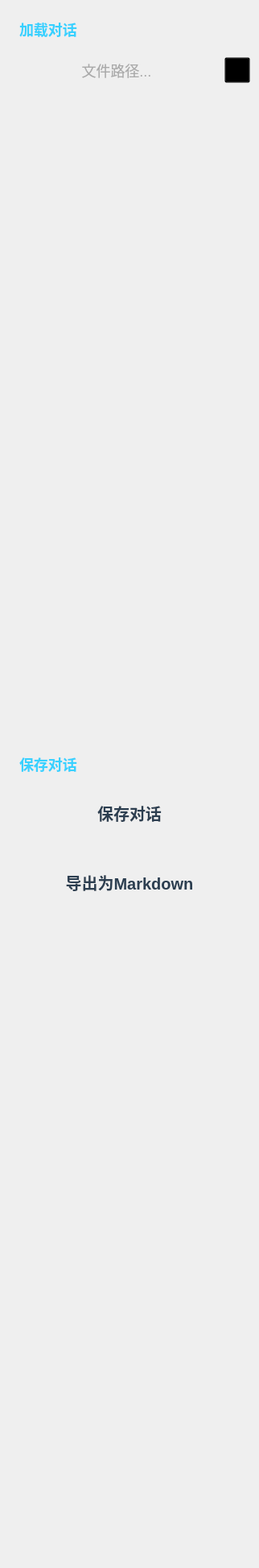
              <widget class="QWidget" name="tab_3">
               <attribute name="title">
                <string>保存/加载</string>
               </attribute>
               <layout class="QVBoxLayout" name="verticalLayout_4">
                <item>
                 <widget class="QLabel" name="label_8">
                  <property name="maximumSize">
                   <size>
                    <width>70</width>
                    <height>30</height>
                   </size>
                  </property>
                  <property name="styleSheet">
                   <string notr="true">border-image: url(:/1/res/1.png);
min-width:85px;
min-height:40px;
border-radius:5px;
padding:0px 8px;
font-weight:bold;
font-family:微软雅黑;
font-size:18px;

color: #38D1FF;</string>
                  </property>
                  <property name="text">
                   <string>加载对话</string>
                  </property>
                 </widget>
                </item>
                <item>
                 <layout class="QHBoxLayout" name="horizontalLayout_3" stretch="0,0">
                  <property name="spacing">
                   <number>0</number>
                  </property>
                  <property name="leftMargin">
                   <number>0</number>
                  </property>
                  <property name="topMargin">
                   <number>10</number>
                  </property>
                  <property name="bottomMargin">
                   <number>10</number>
                  </property>
                  <item>
                   <widget class="QPushButton" name="pushButton_10">
                    <property name="cursor">
                     <cursorShape>PointingHandCursor</cursorShape>
                    </property>
                    <property name="mouseTracking">
                     <bool>false</bool>
                    </property>
                    <property name="styleSheet">
                     <string notr="true">border-image: url(:/1/res/3.png);
min-width:85px;
min-height:40px;
border-radius:5px;
padding:0px 8px;

font-family:微软雅黑;
font-size:18px;
color: rgb(170, 170, 170);</string>
                    </property>
                    <property name="text">
                     <string>文件路径...</string>
                    </property>
                    <property name="flat">
                     <bool>false</bool>
                    </property>
                   </widget>
                  </item>
                  <item>
                   <widget class="QPushButton" name="pushButton_9">
                    <property name="cursor">
                     <cursorShape>PointingHandCursor</cursorShape>
                    </property>
                    <property name="mouseTracking">
                     <bool>false</bool>
                    </property>
                    <property name="styleSheet">
                     <string notr="true">QPushButton{
	max-height:30px;
	max-width:30px;
	background-color: transparent;
	
	image: url(:/2/res/关闭2-fill.png);
}
QPushButton:pressed{
	
	
	image: url(:/2/res/关闭实心 (1).png);
}</string>
                    </property>
                    <property name="text">
                     <string/>
                    </property>
                    <property name="iconSize">
                     <size>
                      <width>30</width>
                      <height>30</height>
                     </size>
                    </property>
                    <property name="flat">
                     <bool>false</bool>
                    </property>
                   </widget>
                  </item>
                 </layout>
                </item>
                <item>
                 <spacer name="verticalSpacer">
                  <property name="orientation">
                   <enum>Qt::Vertical</enum>
                  </property>
                  <property name="sizeType">
                   <enum>QSizePolicy::Fixed</enum>
                  </property>
                  <property name="sizeHint" stdset="0">
                   <size>
                    <width>20</width>
                    <height>800</height>
                   </size>
                  </property>
                 </spacer>
                </item>
                <item>
                 <widget class="QLabel" name="label_9">
                  <property name="maximumSize">
                   <size>
                    <width>70</width>
                    <height>30</height>
                   </size>
                  </property>
                  <property name="styleSheet">
                   <string notr="true">border-image: url(:/1/res/1.png);
min-width:85px;
min-height:40px;
border-radius:5px;
padding:0px 8px;
font-weight:bold;
font-family:微软雅黑;
font-size:18px;

color: #38D1FF;</string>
                  </property>
                  <property name="text">
                   <string>保存对话</string>
                  </property>
                 </widget>
                </item>
                <item>
                 <widget class="QPushButton" name="pushButton_13">
                  <property name="minimumSize">
                   <size>
                    <width>300</width>
                    <height>80</height>
                   </size>
                  </property>
                  <property name="cursor">
                   <cursorShape>PointingHandCursor</cursorShape>
                  </property>
                  <property name="styleSheet">
                   <string notr="true">QPushButton{
	color:#2c3e50;
	font-size:20px;
	border-image: url(:/2/res/显示点击2.png);
	font-family:微软雅黑;
	font-weight:bold;
	border:0px solid;
	min-width:400px;
	min-height:100px;
	margin:-10px -50px;

}

QWidget:hover:pressed:hover{
	
	border-image: url(:/2/res/显示点击1.png);
}
</string>
                  </property>
                  <property name="text">
                   <string>保存对话</string>
                  </property>
                  <property name="icon">
                   <iconset>
                    <normaloff>../../lib/ui/res/保存.png</normaloff>../../lib/ui/res/保存.png</iconset>
                  </property>
                 </widget>
                </item>
                <item>
                 <widget class="QPushButton" name="pushButton_14">
                  <property name="minimumSize">
                   <size>
                    <width>300</width>
                    <height>80</height>
                   </size>
                  </property>
                  <property name="cursor">
                   <cursorShape>PointingHandCursor</cursorShape>
                  </property>
                  <property name="styleSheet">
                   <string notr="true">QPushButton{
	color:#2c3e50;
	font-size:20px;
	border-image: url(:/2/res/显示点击2.png);
	font-family:微软雅黑;
	font-weight:bold;
	border:0px solid;
	min-width:400px;
	min-height:100px;
	margin:-10px -50px;

}

QWidget:hover:pressed:hover{
	
	border-image: url(:/2/res/显示点击1.png);
}
</string>
                  </property>
                  <property name="text">
                   <string>导出为Markdown</string>
                  </property>
                  <property name="icon">
                   <iconset>
                    <normaloff>../../lib/ui/res/book.png</normaloff>../../lib/ui/res/book.png</iconset>
                  </property>
                 </widget>
                </item>
                <item>
                 <spacer name="verticalSpacer_2">
                  <property name="orientation">
                   <enum>Qt::Vertical</enum>
                  </property>
                  <property name="sizeType">
                   <enum>QSizePolicy::Fixed</enum>
                  </property>
                  <property name="sizeHint" stdset="0">
                   <size>
                    <width>20</width>
                    <height>800</height>
                   </size>
                  </property>
                 </spacer>
                </item>
               </layout>
              </widget>
